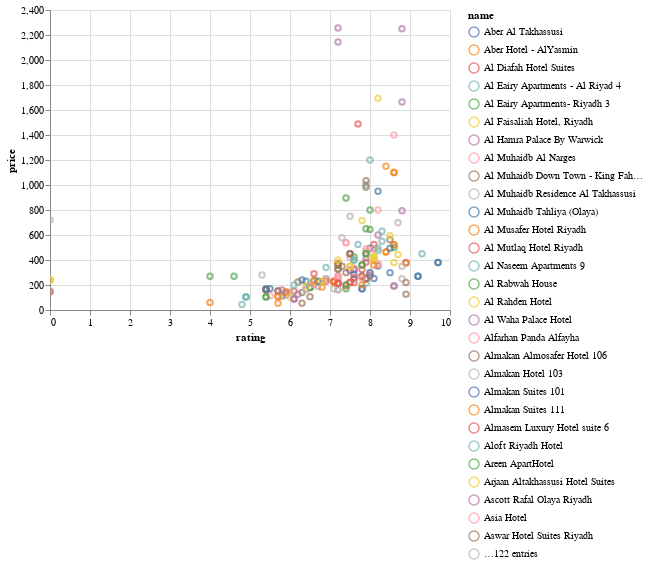

The cell this chart's notebook holds for it:
### Markdown cell above
- We see here Makkah province is most province that people spend money
- We see here Ryiadh province is the highest average between the regions

### Code cell
alt.Chart(df[ df["location"]=="Riyadh"  ]).transform_calculate(
    
).mark_point().encode(
    x='rating:Q',
    y='price:Q',
    color='name:N',
    tooltip=['name:N', 'rating:N','price:N']
).interactive()

### Figure 1 — Vega-Lite specification as saved in the notebook (floating-point values rounded to 4 significant figures; data arrays with more than 128 entries replaced by an {"elided": "..."} marker saying what was removed)
{"config": {"view": {"continuousWidth": 400, "continuousHeight": 300}}, "data": {"name": "data-99202136da403830c037a0eb54a4404c"}, "mark": "point", "encoding": {"color": {"field": "name", "type": "nominal"}, "tooltip": [{"field": "name", "type": "nominal"}, {"field": "rating", "type": "nominal"}, {"field": "price", "type": "nominal"}], "x": {"field": "rating", "type": "quantitative"}, "y": {"field": "price", "type": "quantitative"}}, "selection": {"selector001": {"type": "interval", "bind": "scales", "encodings": ["x", "y"]}}, "$schema": "https://vega.github.io/schema/vega-lite/v4.17.0.json", "datasets": {"data-99202136da403830c037a0eb54a4404c": {"elided": "216 records"}}}
